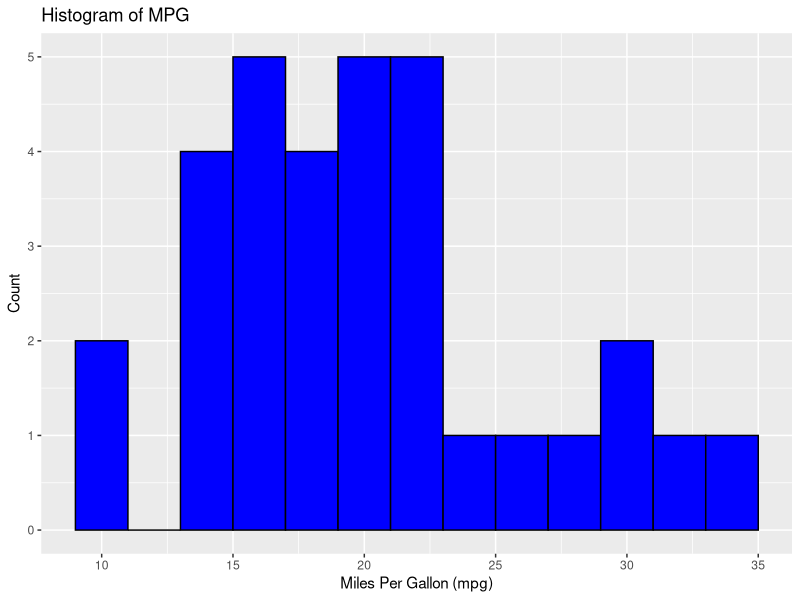
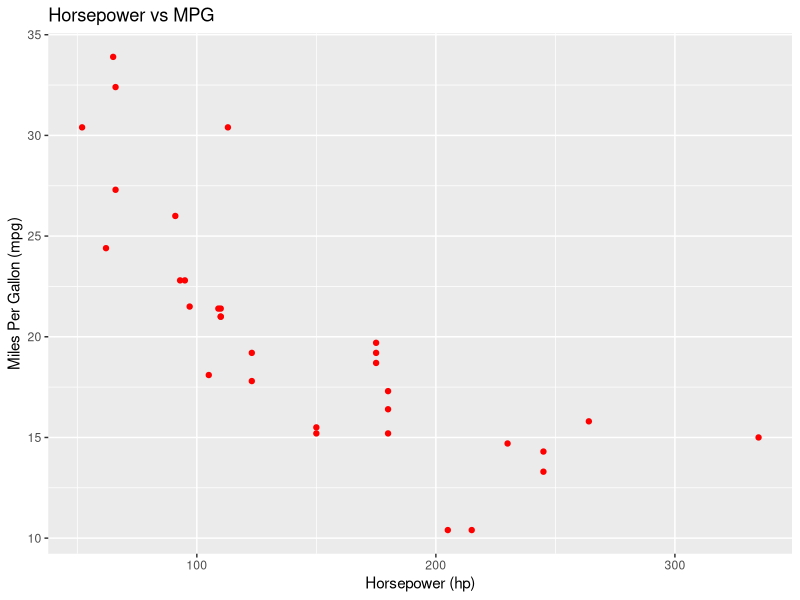
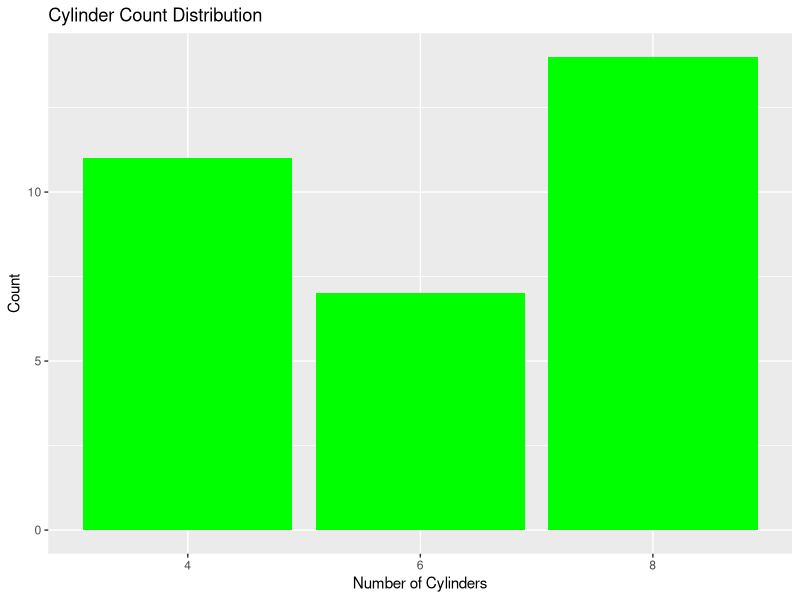
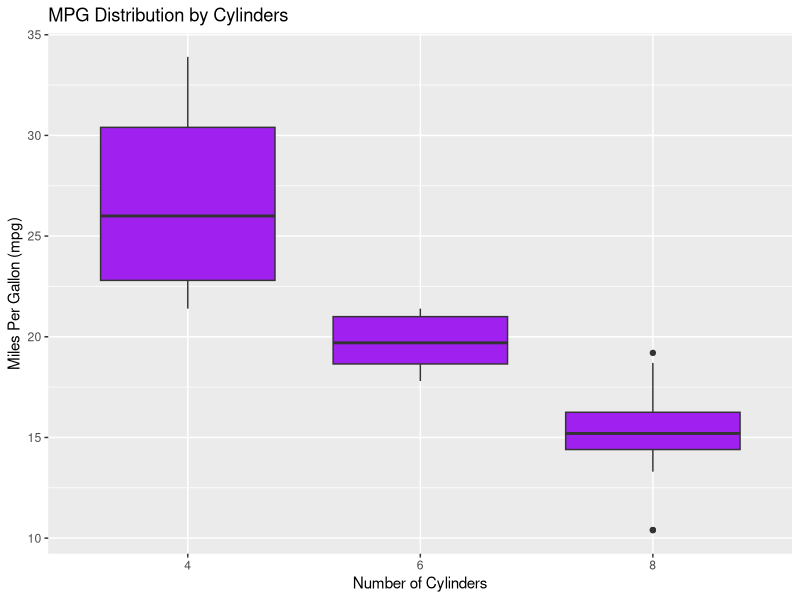
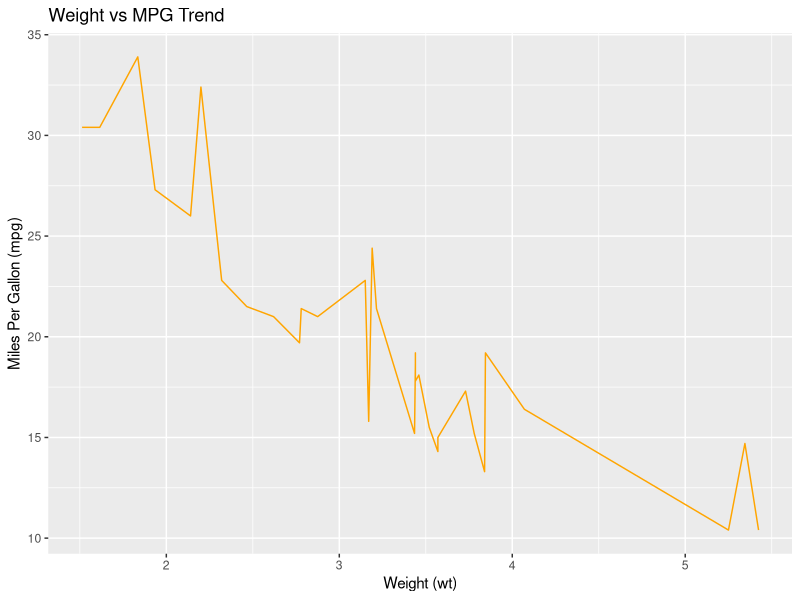
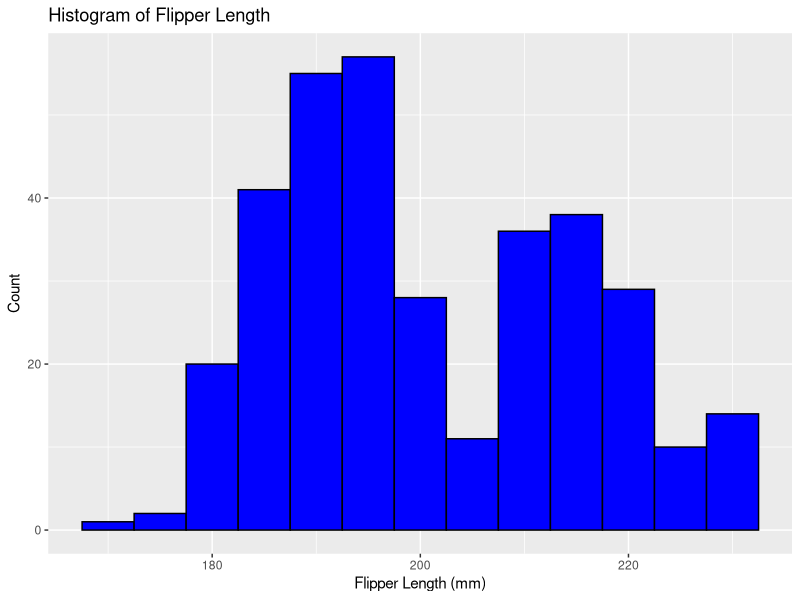
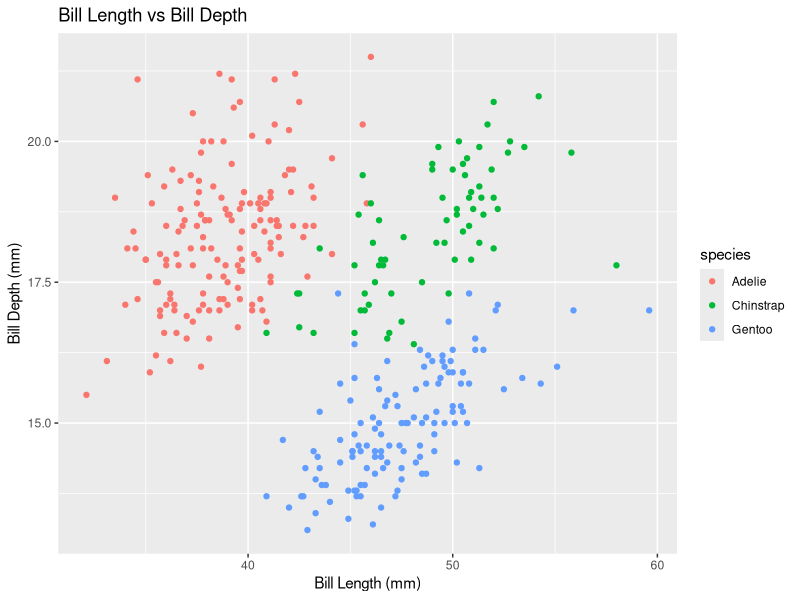
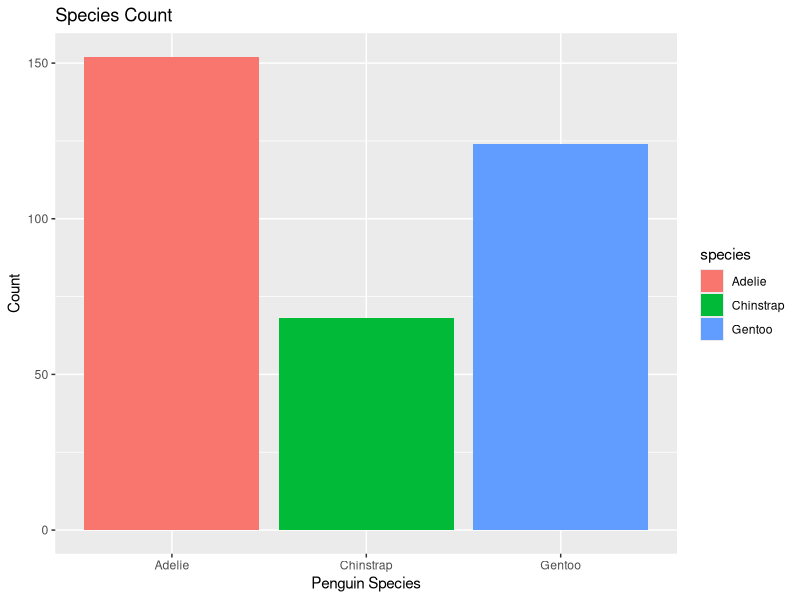

These charts were generated, in order, by the following R code:
## ---- chunk 1
num_var <- 10.5 
print(num_var)
class(num_var)

## ---- chunk 2
int_var <- 10L
print(int_var)
class(int_var)
## ---- chunk 3
char_var <- "Hello R" 
print(char_var)
## ---- chunk 4
log_var <- TRUE 
print(log_var)
class(log_var)
## ---- chunk 5
comp_var <- 3 + 2i 
print(comp_var)
class(comp_var)
## ---- chunk 6
vec <- c(1, 2, 3, 4)
attr(vec, "description") <- "This is a numeric vector"
print(vec)
attributes(vec)
## ---- chunk 7
mat <- matrix(1:9, nrow=3)
dimnames(mat) <- list(c("Row1", "Row2", "Row3"), c("Col1", "Col2", "Col3"))
print(mat)
attributes(mat)
## ---- chunk 8
num_vec <- c(1, 2, 3, 4, 5)
print(num_vec)
## ---- chunk 9
char_vec <- c("apple", "banana", "cherry")
print(char_vec)
## ---- chunk 10
log_vec <- c(TRUE, FALSE, TRUE, FALSE)
print(log_vec)
## ---- chunk 11
vec1 <- c(1, 2, 3)
vec2 <- c(4, 5, 6)

sum_vec <- vec1 + vec2 # Element-wise addition
print(sum_vec)
## ---- chunk 12
my_list <- list(names = c("Dhayanidhi","Dhinesh"), age = c(22,20), marks = c(85, 90, 95))
print(my_list)
## ---- chunk 13
print(my_list$name) # Access by name
print(my_list[[3]]) # Access by index
## ---- chunk 14
my_list$age <- 21
my_list$name <- "mahalakshmi"
print(my_list)
## ---- chunk 15
df <- data.frame(Name = c("Alice", "Bob", "Charlie"), Age = c(25, 30, 35), Score = c(90, 85, 88))
print(df)
## ---- chunk 16
a <- matrix(1:12, nrow = 3, ncol = 4)
b <- matrix(11:22, nrow = 3, ncol = 4)
print(a+b)
print(a-b)
print(a*b)
print(a/b)
## ---- chunk 17
gender <- factor(c("Male", "Female", "Male", "Female","Others"))
print(gender)
levels(gender)
## ---- chunk 18
square <- function(x) {
  return(x^2)
}
print(square(5))
## ---- chunk 19
my_function <- function(x, y) {
  return(x + y)
}
print(my_function(3, 5))
## ---- chunk 20
a <- 10
b <- 20
print(a > b)
print(a == b)
print(a != b)
print(a < b)

## ---- chunk 21
x <- 5
if (x > 0) {
  print("Positive number")
} else {
  print("Non-positive number")
}
## ---- chunk 22
for (i in 1:5) {
  if (i %% 2 == 0) {
    print(paste(i, "is even"))
  } else {
    print(paste(i, "is odd"))
  }
}
## ---- chunk 23
new_list <- list(animal = "Tiger", count = 5, colors = c("Orange", "Black"))
print(new_list$animal) # By name
print(new_list[[2]]) # By index
print(new_list[1:2]) # Subsetting multiple elements
## ---- chunk 24
new_mat <- matrix(1:12, nrow=3, byrow=TRUE)
print(new_mat[1,])  # First row
print(new_mat[,2])  # Second column
print(new_mat[2,3]) # Specific element
## ---- chunk 25
new_df <- data.frame(City = c("Chennai", "Mumbai"), Population = c(8000000, 20000000), Area = c(426, 603))
print(new_df)
print(new_df$City)    # Selecting a column
print(new_df[1,])     # Selecting a row
print(new_df[1:2, 2]) # Selecting specific rows and column
## ---- chunk 26
data(iris)  # Loading iris dataset
print(head(iris))  # Display first six rows
## ---- chunk 27
print(summary(iris))  # Summary statistics of the dataset
## ---- chunk 28
print(iris$Species)  # Selecting a specific column
print(iris[, c("Sepal.Length", "Sepal.Width")])  # Selecting multiple columns
## ---- chunk 29
filtered_data <- subset(iris, Species == "setosa")
print(head(filtered_data))
## ---- chunk 30
aggr_data <- aggregate(Sepal.Length ~ Species, data = iris, FUN = mean)
print(aggr_data)
## ---- chunk 31
iris$Sepal.Area <- iris$Sepal.Length * iris$Sepal.Width
print(head(iris))
## ---- chunk 32
iris <- subset(iris, select = -Sepal.Area)
print(head(iris))
## ---- chunk 33
library(dplyr)
library(ggplot2)
## ---- chunk 34
data("diamonds")
diamonds_sample <- diamonds %>% select(cut, color, clarity, price, carat)
print(head(diamonds_sample))
## ---- chunk 35
selected_data <- select(diamonds_sample, cut, price)
print(head(selected_data))
## ---- chunk 36
filtered_data <- filter(diamonds_sample, price > 5000)
print(head(filtered_data))
## ---- chunk 37
sorted_data <- arrange(diamonds_sample, desc(price))
print(head(sorted_data))
## ---- chunk 38
diamonds_sample <- mutate(diamonds_sample, price_per_carat = price / carat)
print(head(diamonds_sample))
## ---- chunk 39
sales_summary <- diamonds_sample %>% summarise(Average_Price = mean(price))
print(sales_summary)
## ---- chunk 40
grouped_summary <- diamonds_sample %>% group_by(cut) %>% summarise(Total_Price = sum(price))
print(grouped_summary)
## ---- chunk 41
library(dplyr)
## ---- chunk 42
banking_data <- data.frame(
  Customer_ID = 1:6,
  Account_Type = c("Savings", "Checking", "Savings", "Loan", "Checking", "Loan"),
  Balance = c(5000, 2000, 7000, -1000, 1500, -500),
  Transactions = c(10, 25, 12, 5, 20, 8)
)
print(head(banking_data))

## ---- chunk 43
selected_data <- select(banking_data, Customer_ID, Balance)
print(head(selected_data))
## ---- chunk 44
filtered_data <- filter(banking_data, Balance > 1000)
print(head(filtered_data))
## ---- chunk 45
sorted_data <- arrange(banking_data, desc(Balance))
print(head(sorted_data))
## ---- chunk 46
banking_data <- mutate(banking_data, Avg_Transaction = Balance / Transactions)
print(head(banking_data))
## ---- chunk 47
sales_summary <- banking_data %>% summarise(Average_Balance = mean(Balance))
print(sales_summary)
## ---- chunk 48
grouped_summary <- banking_data %>% group_by(Account_Type) %>% summarise(Total_Balance = sum(Balance))
print(grouped_summary)
## ---- chunk 49

### Loading Required Library
library(ggplot2)

### Loading the mtcars Dataset
data("mtcars")
print(head(mtcars))

# 1. Histogram of MPG (Miles Per Gallon)
hist_plot <- ggplot(mtcars, aes(x = mpg)) +
  geom_histogram(binwidth = 2, fill = "blue", color = "black") +
  labs(title = "Histogram of MPG", x = "Miles Per Gallon (mpg)", y = "Count")

# 2. Scatter Plot of Horsepower vs MPG
scatter_plot <- ggplot(mtcars, aes(x = hp, y = mpg)) +
  geom_point(color = "red") +
  labs(title = "Horsepower vs MPG", x = "Horsepower (hp)", y = "Miles Per Gallon (mpg)")

# 3. Bar Chart of Cylinders Count
bar_chart <- ggplot(mtcars, aes(x = factor(cyl))) +
  geom_bar(fill = "green") +
  labs(title = "Cylinder Count Distribution", x = "Number of Cylinders", y = "Count")

# 4. Box Plot of MPG by Number of Cylinders
box_plot <- ggplot(mtcars, aes(x = factor(cyl), y = mpg)) +
  geom_boxplot(fill = "purple") +
  labs(title = "MPG Distribution by Cylinders", x = "Number of Cylinders", y = "Miles Per Gallon (mpg)")

# 5. Line Plot of Weight vs MPG (Trend)
line_plot <- ggplot(mtcars, aes(x = wt, y = mpg)) +
  geom_line(color = "orange") +
  labs(title = "Weight vs MPG Trend", x = "Weight (wt)", y = "Miles Per Gallon (mpg)")

# Printing the Plots
print(hist_plot)
print(scatter_plot)
print(bar_chart)
print(box_plot)
print(line_plot)

## ---- chunk 50

### Loading Required Libraries
library(ggplot2)
library(palmerpenguins)

### Loading the Penguins Dataset
data("penguins")
print(head(penguins))

# 1. Histogram of Flipper Length
hist_plot <- ggplot(penguins, aes(x = flipper_length_mm)) +
  geom_histogram(binwidth = 5, fill = "blue", color = "black") +
  labs(title = "Histogram of Flipper Length", x = "Flipper Length (mm)", y = "Count")

# 2. Scatter Plot of Bill Length vs Bill Depth
scatter_plot <- ggplot(penguins, aes(x = bill_length_mm, y = bill_depth_mm, color = species)) +
  geom_point() +
  labs(title = "Bill Length vs Bill Depth", x = "Bill Length (mm)", y = "Bill Depth (mm)")

# 3. Bar Chart of Species Count
bar_chart <- ggplot(penguins, aes(x = species, fill = species)) +
  geom_bar() +
  labs(title = "Species Count", x = "Penguin Species", y = "Count")

# 4. Box Plot of Body Mass by Species
box_plot <- ggplot(penguins, aes(x = species, y = body_mass_g, fill = species)) +
  geom_boxplot() +
  labs(title = "Body Mass Distribution by Species", x = "Penguin Species", y = "Body Mass (g)")

# 5. Line Plot of Average Flipper Length by Species
line_plot <- ggplot(penguins, aes(x = species, y = flipper_length_mm, color = species, group = 1)) +
  stat_summary(fun = mean, geom = "point", size = 4) +  # Add points for mean values
  stat_summary(fun = mean, geom = "line", size = 1) +   # Connect points with a line
  labs(title = "Average Flipper Length by Species", x = "Penguin Species", y = "Flipper Length (mm)")

# Printing the Plots
print(hist_plot)
print(scatter_plot)
print(bar_chart)
print(box_plot)
print(line_plot)

